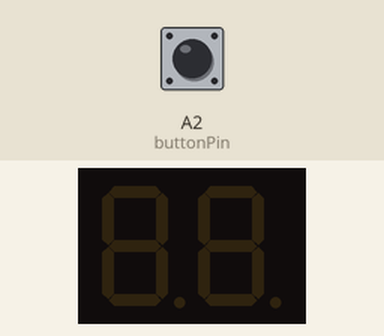
Bench run of a sketch on a simulated Arduino Uno, built with avr-gcc and run on an emulated ATmega328P. On the bench: 2-digit seven-segment display. Wiring (from diagram.json): 2-digit 7-segment display, segments lit when HIGH: segments pin 2, pin 3, pin 4, pin 5, pin 6, pin 7, pin 8, pin 9, pin 10, pin 11, pin 12, pin 13, A0, A1. The test bench sets the inputs (shaded band); at power-on: A2 (buttonPin) LOW. The segment pins are drawn as the display they are named for.

Above: at 1.2 s.
1.3 s: A2 (buttonPin) pulled HIGH for 0.15 s
At 1.8 s:
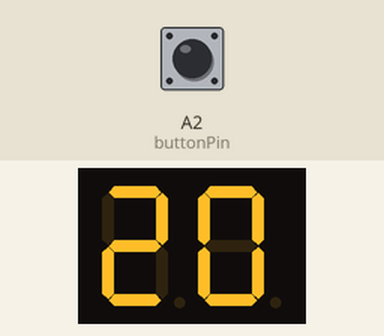
At 3.3 s:
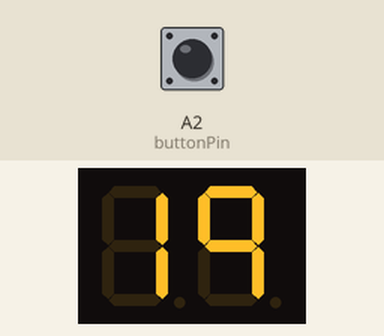
Timing chart, 0 to 4.8 s (numbered marks = the images above; inputs shaded):
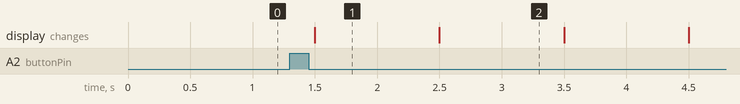

The sketch:

sketch.ino
```cpp
int segA1 = 2;
int segB1 = 3;
int segC1 = 4;
int segD1 = 5;
int segE1 = 6;
int segF1 = 7;
int segG1 = 8;

int segA2 = 9;
int segB2 = 10;
int segC2 = 11;
int segD2 = 12;
int segE2 = 13;
int segF2 = A0;
int segG2 = A1;

int buttonPin = A2;

bool countdownStarted = false;

int numbers[10][7] = {
  {1, 1, 1, 1, 1, 1, 0},  // 0
  {0, 1, 1, 0, 0, 0, 0},  // 1
  {1, 1, 0, 1, 1, 0, 1},  // 2
  {1, 1, 1, 1, 0, 0, 1},  // 3
  {0, 1, 1, 0, 0, 1, 1},  // 4
  {1, 0, 1, 1, 0, 1, 1},  // 5
  {1, 0, 1, 1, 1, 1, 1},  // 6
  {1, 1, 1, 0, 0, 0, 0},  // 7
  {1, 1, 1, 1, 1, 1, 1},  // 8
  {1, 1, 1, 0, 0, 1, 1}   // 9
};

void displayNumber(int segPins[], int num) {
  for (int i = 0; i < 7; i++) {
    digitalWrite(segPins[i], numbers[num][i]);
  }
}

void setup() {
  for (int i = segA1; i <= segG1; i++) {
    pinMode(i, OUTPUT);
  }

  for (int i = segA2; i <= segG2; i++) {
    pinMode(i, OUTPUT);
  }

  pinMode(buttonPin, INPUT);
}

void loop() {

  if (digitalRead(buttonPin) == HIGH && !countdownStarted) {
    countdownStarted = true;
    delay(200);
  }

  if (countdownStarted) {
    for (int i = 20; i >= 0; i--) {
      int tens = i / 10;
      int ones = i % 10;

      int tensPins[] = {segA1, segB1, segC1, segD1, segE1, segF1, segG1};
      displayNumber(tensPins, tens);

      int onesPins[] = {segA2, segB2, segC2, segD2, segE2, segF2, segG2};
      displayNumber(onesPins, ones);

      delay(1000);
    }
    countdownStarted = false;}
}
```

Measured:
- after the input at 1.3 s, the display: changes after 0.20 s (image 1)
- what the display in image 1 shows lasts 1.0 s, from 1.5 s to 2.5 s
